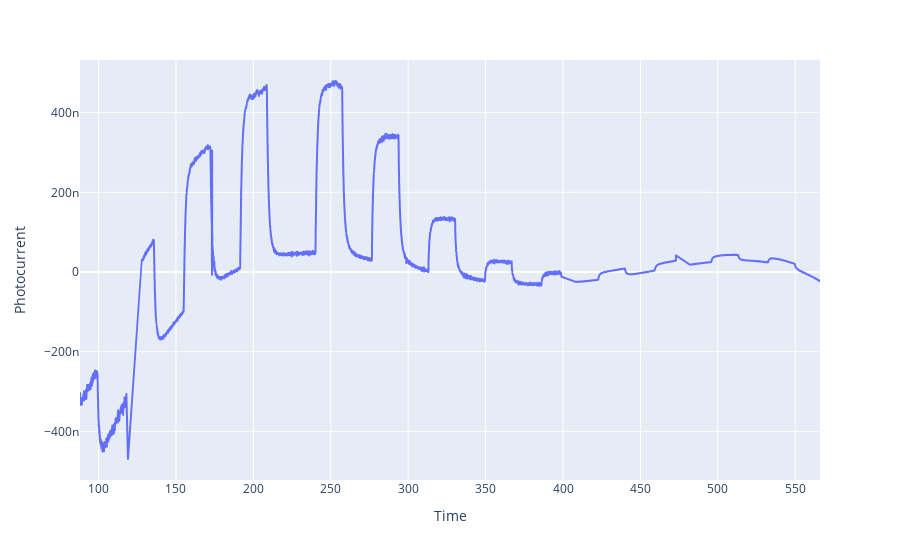

The cell this chart's notebook holds for it:
### Code cell
px.line(df, "Time", "Photocurrent")

### Figure 1 — Plotly figure (JSON) as saved in the notebook; plotly's stock layout.template omitted (floating-point values rounded to 4 significant figures; data arrays with more than 128 entries replaced by an {"elided": "..."} marker saying what was removed)
{"data": [{"hovertemplate": "Time=%{x}<br>Photocurrent=%{y}<extra></extra>", "legendgroup": "", "line": {"color": "#636efa", "dash": "solid"}, "marker": {"symbol": "circle"}, "mode": "lines", "name": "", "showlegend": false, "type": "scattergl", "x": {"elided": "5324 float values"}, "xaxis": "x", "y": {"elided": "5324 float values"}, "yaxis": "y"}], "layout": {"legend": {"tracegroupgap": 0}, "margin": {"t": 60}, "xaxis": {"anchor": "y", "domain": [0, 1], "title": {"text": "Time"}}, "yaxis": {"anchor": "x", "domain": [0, 1], "title": {"text": "Photocurrent"}}}}
